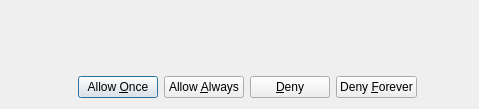
<?xml version="1.0" encoding="UTF-8"?>
<ui version="4.0">
 <class>KBetterThanKDialogBase</class>
 <widget class="QDialog" name="KBetterThanKDialogBase">
  <property name="geometry">
   <rect>
    <x>0</x>
    <y>0</y>
    <width>479</width>
    <height>109</height>
   </rect>
  </property>
  <layout class="QGridLayout">
   <property name="margin">
    <number>11</number>
   </property>
   <property name="spacing">
    <number>6</number>
   </property>
   <item row="0" column="0" colspan="3">
    <widget class="QLabel" name="_label"/>
   </item>
   <item row="1" column="2">
    <spacer>
     <property name="orientation">
      <enum>Qt::Horizontal</enum>
     </property>
     <property name="sizeType">
      <enum>QSizePolicy::Expanding</enum>
     </property>
     <property name="sizeHint" stdset="0">
      <size>
       <width>41</width>
       <height>21</height>
      </size>
     </property>
    </spacer>
   </item>
   <item row="1" column="1">
    <layout class="QHBoxLayout">
     <property name="spacing">
      <number>6</number>
     </property>
     <property name="margin">
      <number>0</number>
     </property>
     <item>
      <widget class="QPushButton" name="_allowOnce">
       <property name="text">
        <string>Allow &amp;Once</string>
       </property>
       <property name="default">
        <bool>true</bool>
       </property>
      </widget>
     </item>
     <item>
      <widget class="QPushButton" name="_allowAlways">
       <property name="text">
        <string>Allow &amp;Always</string>
       </property>
      </widget>
     </item>
     <item>
      <widget class="QPushButton" name="_deny">
       <property name="text">
        <string>&amp;Deny</string>
       </property>
      </widget>
     </item>
     <item>
      <widget class="QPushButton" name="_denyForever">
       <property name="text">
        <string>Deny &amp;Forever</string>
       </property>
      </widget>
     </item>
    </layout>
   </item>
   <item row="1" column="0">
    <spacer>
     <property name="orientation">
      <enum>Qt::Horizontal</enum>
     </property>
     <property name="sizeType">
      <enum>QSizePolicy::Expanding</enum>
     </property>
     <property name="sizeHint" stdset="0">
      <size>
       <width>61</width>
       <height>21</height>
      </size>
     </property>
    </spacer>
   </item>
  </layout>
 </widget>
 <resources/>
 <connections/>
</ui>
